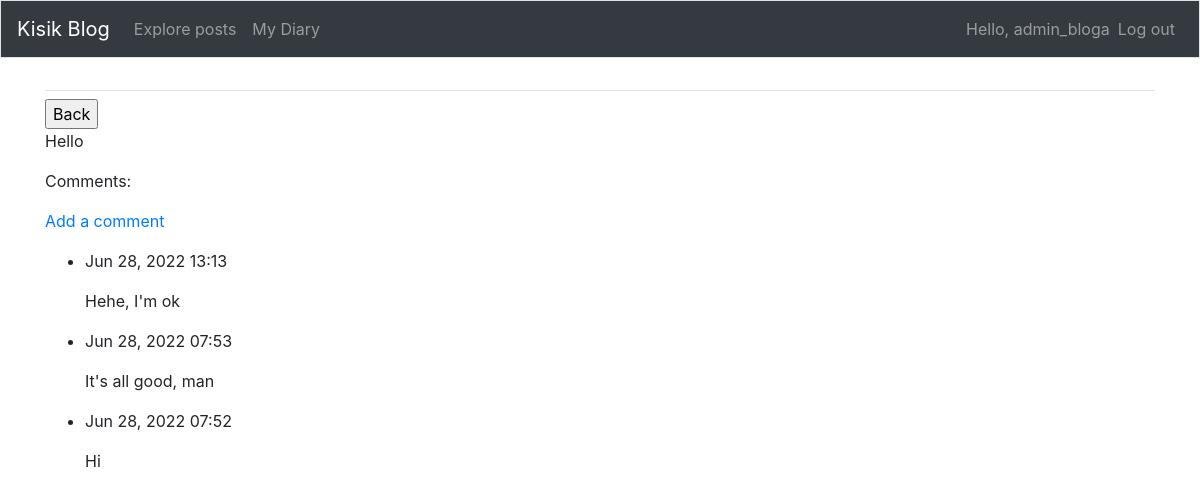
The app's page /posts/10/ (signed in) with its own data.
### tweets/models.py (models this page shows, shortened)
class BlogPost(models.Model):
    title = models.CharField(max_length=150)
    text = models.TextField(max_length=1000)
    date_added = models.DateTimeField(auto_now_add=True)
    owner = models.ForeignKey(User, on_delete=models.CASCADE)

class BlogComments(models.Model):
    post = models.ForeignKey(BlogPost, on_delete=models.CASCADE)
    text = models.TextField(max_length=300)
    date_added = models.DateTimeField(auto_now_add=True)

### tweets/views.py (the view)
# urls.py: path('posts/<int:post_id>/', views.blog_com, name='blog_com'),
def blog_com(request, post_id):
    post = BlogPost.objects.get(id=post_id)
    comments = post.blogcomments_set.order_by('-date_added')
    context = {'post': post, 'comments': comments}
    return render(request, 'tweets/blog_com.html', context)

### tweets/templates/tweets/blog_com.html (shortened to what this page needs)
<!DOCTYPE html>
<html lang="en">
<head>
    {% extends "tweets/base.html" %}
{% block content %}
  <input type="button" onclick="history.back();" value="Back"/>
  <p>{{ post.title }}</p>
  <p>Comments:</p>
  <p>
      <a href="{% url 'tweets:new_com' post.id %}">Add a comment</a>
  </p>
  <ul>
      {% for com in comments %}
        <li>
            <p>{{ com.date_added|date:'M d, Y H:i' }}</p>
            <p>{{ com.text|linebreaks }}</p>
        </li>
      {% empty %}
        <li>No comments yet</li>
      {% endfor %}
  </ul>
{% endblock content %}

### tweets/templates/tweets/base.html (shortened to what this page needs)
{% load bootstrap4 %}
<!doctype html>
<html lang="en">
<head>
    {% bootstrap_css %}
</head>
<body>
  <nav class="navbar navbar-expand-md navbar-dark bg-dark mb-4 border">
    <a class="navbar-brand" href="{% url 'tweets:index' %}">Kisik Blog</a>
    <div class="collapse navbar-collapse" id="navbarCollapse">
      <ul class="navbar-nav mr-auto">
        <li class="nav-item">
          <a class="nav-link" href="{% url 'tweets:posts' %}">
              Explore posts</a></li>
        <li class="nav-item">
            <a class="nav-link" href="{% url 'tweets:my_diary' %}">My Diary</a></li>
      </ul>
      <ul class="navbar-nav ml-auto">
        {% if user.is_authenticated %}
          <li class="nav-item">
              <span class="navbar-text">Hello, {{ user.username }}</span>
          </li>
          <li class="nav-item">
              <a class="nav-link" href="{% url 'users:logout' %}">Log out</a>
          </li>
        {% endif %}
      </ul>
    </div>
  </nav>
  <main role="main" class="container">
    <div class="pb-2 mb-2 border-bottom">
    </div>
    <div>
      {% block content %}{% endblock content %}
    </div>
  </main>
</body>
</html>

### records on screen
BlogPost: title "Hello"
BlogComments: date_added "Jun 28, 2022 13:13", text "Hehe, I'm ok"
BlogComments: date_added "Jun 28, 2022 07:53", text "It's all good, man"
BlogComments: date_added "Jun 28, 2022 07:52", text "Hi"

### other values on screen
{{ user.username }} "admin_bloga"
